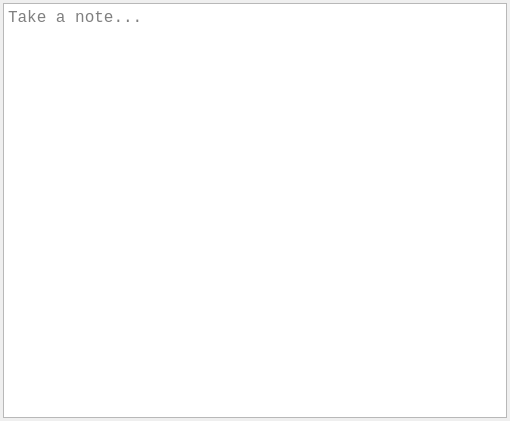
<?xml version="1.0" encoding="UTF-8"?>
<ui version="4.0">
 <class>ETab</class>
 <widget class="QWidget" name="ETab">
  <property name="geometry">
   <rect>
    <x>0</x>
    <y>0</y>
    <width>510</width>
    <height>421</height>
   </rect>
  </property>
  <property name="windowTitle">
   <string>Form</string>
  </property>
  <layout class="QGridLayout" name="gridLayout">
   <property name="leftMargin">
    <number>0</number>
   </property>
   <property name="topMargin">
    <number>0</number>
   </property>
   <property name="rightMargin">
    <number>0</number>
   </property>
   <property name="bottomMargin">
    <number>0</number>
   </property>
   <item row="0" column="0">
    <widget class="QTextEdit" name="textEdit">
     <property name="sizePolicy">
      <sizepolicy hsizetype="Expanding" vsizetype="Expanding">
       <horstretch>0</horstretch>
       <verstretch>0</verstretch>
      </sizepolicy>
     </property>
     <property name="font">
      <font>
       <family>Monospace</family>
       <pointsize>12</pointsize>
      </font>
     </property>
     <property name="styleSheet">
      <string notr="true">margin: 3px;</string>
     </property>
     <property name="frameShadow">
      <enum>QFrame::Sunken</enum>
     </property>
     <property name="lineWrapMode">
      <enum>QTextEdit::WidgetWidth</enum>
     </property>
     <property name="textInteractionFlags">
      <set>Qt::LinksAccessibleByMouse|Qt::TextEditable|Qt::TextEditorInteraction|Qt::TextSelectableByKeyboard|Qt::TextSelectableByMouse</set>
     </property>
     <property name="placeholderText">
      <string>Take a note...</string>
     </property>
    </widget>
   </item>
  </layout>
 </widget>
 <resources/>
 <connections/>
</ui>
